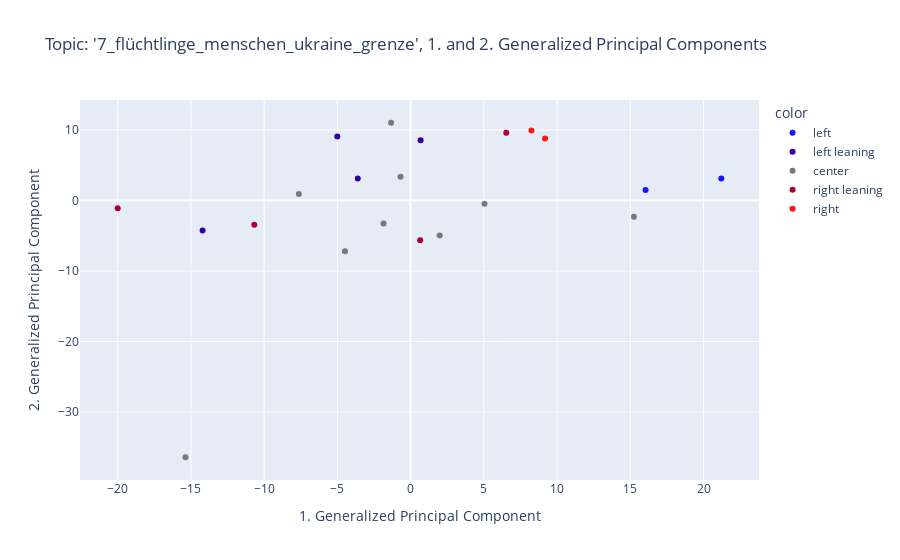

This figure's notebook cell:
### Code cell
from glmpca import glmpca
res = glmpca.glmpca(N.values, 3)
factors= res["factors"]
fig = px.scatter(
    x=factors[:,1], 
    y=factors[:,2], 
    color=[political_spectrum_dict[medium] for medium in N.columns.to_list()],
    color_discrete_sequence=color_palette,
    hover_data=[N.columns.to_list()], 
    title=f'Topic: \'{topic}\', 1. and 2. Generalized Principal Components',
        labels={
            "x": "1. Generalized Principal Component",
            "y": "2. Generalized Principal Component",
        },
    )
fig.show()

### Figure 1 — Plotly figure (JSON) as saved in the notebook; plotly's stock layout.template omitted (floating-point values rounded to 4 significant figures)
{"data": [{"customdata": [["junge Welt"], ["NachDenkSeiten"]], "hovertemplate": "color=left<br>1. Generalized Principal Component=%{x}<br>2. Generalized Principal Component=%{y}<br>hover_data_0=%{customdata[0]}<extra></extra>", "legendgroup": "left", "marker": {"color": "rgb(20.0, 20.0, 255.0)", "symbol": "circle"}, "mode": "markers", "name": "left", "orientation": "v", "showlegend": true, "type": "scatter", "x": [21.21, 16.04], "xaxis": "x", "y": [3.131, 1.505], "yaxis": "y"}, {"customdata": [["taz"], ["Süddeutsche Zeitung"], ["stern TV"], ["DER SPIEGEL"]], "hovertemplate": "color=left leaning<br>1. Generalized Principal Component=%{x}<br>2. Generalized Principal Component=%{y}<br>hover_data_0=%{customdata[0]}<extra></extra>", "legendgroup": "left leaning", "marker": {"color": "rgb(50.0, 0.0, 170.0)", "symbol": "circle"}, "mode": "markers", "name": "left leaning", "orientation": "v", "showlegend": true, "type": "scatter", "x": [-5.005, -3.607, -14.21, 0.6834], "xaxis": "x", "y": [9.069, 3.113, -4.241, 8.562], "yaxis": "y"}, {"customdata": [["Der Tagesspiegel"], ["ARD"], ["ZDF"], ["ZDFheute Nachrichten"], ["Bayerischer Rundfunk"], ["ntv Nachrichten"], ["ZEIT ONLINE"], ["faz"], ["WELT"]], "hovertemplate": "color=center<br>1. Generalized Principal Component=%{x}<br>2. Generalized Principal Component=%{y}<br>hover_data_0=%{customdata[0]}<extra></extra>", "legendgroup": "center", "marker": {"color": "rgb(120.0, 120.0, 120.0)", "symbol": "circle"}, "mode": "markers", "name": "center", "orientation": "v", "showlegend": true, "type": "scatter", "x": [1.984, 5.047, -7.63, -4.48, -1.334, -1.846, -0.6842, 15.25, -15.37], "xaxis": "x", "y": [-4.967, -0.4728, 0.9409, -7.205, 11.03, -3.273, 3.376, -2.297, -36.42], "yaxis": "y"}, {"customdata": [["RTL"], ["FOCUS Online"], ["BILD"], ["NZZ Neue Zürcher Zeitung"]], "hovertemplate": "color=right leaning<br>1. Generalized Principal Component=%{x}<br>2. Generalized Principal Component=%{y}<br>hover_data_0=%{customdata[0]}<extra></extra>", "legendgroup": "right leaning", "marker": {"color": "rgb(170.0, 0.0, 50.0)", "symbol": "circle"}, "mode": "markers", "name": "right leaning", "orientation": "v", "showlegend": true, "type": "scatter", "x": [-10.67, 0.6528, -20.0, 6.532], "xaxis": "x", "y": [-3.431, -5.649, -1.108, 9.612], "yaxis": "y"}, {"customdata": [["Junge Freiheit"], ["COMPACTTV"]], "hovertemplate": "color=right<br>1. Generalized Principal Component=%{x}<br>2. Generalized Principal Component=%{y}<br>hover_data_0=%{customdata[0]}<extra></extra>", "legendgroup": "right", "marker": {"color": "rgb(255.0, 20.0, 20.0)", "symbol": "circle"}, "mode": "markers", "name": "right", "orientation": "v", "showlegend": true, "type": "scatter", "x": [8.252, 9.18], "xaxis": "x", "y": [9.918, 8.8], "yaxis": "y"}], "layout": {"legend": {"title": {"text": "color"}, "tracegroupgap": 0}, "title": {"text": "Topic: '7_flüchtlinge_menschen_ukraine_grenze', 1. and 2. Generalized Principal Components"}, "xaxis": {"anchor": "y", "domain": [0, 1], "title": {"text": "1. Generalized Principal Component"}}, "yaxis": {"anchor": "x", "domain": [0, 1], "title": {"text": "2. Generalized Principal Component"}}}}
